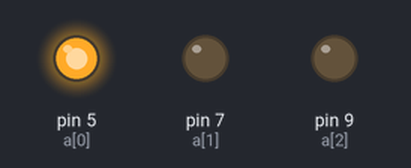
The sketch below on a simulated Arduino Uno, built with avr-gcc and run on an emulated ATmega328P. Parts: output pins drawn as LEDs (lit = HIGH).

Above: at 0.06 s.
At 1.5 s:
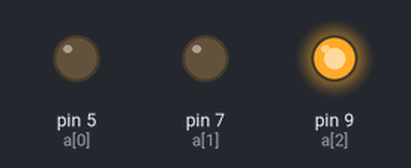
At 2.75 s:
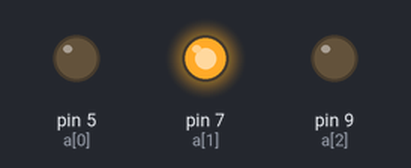
Timing chart, 0 to 3.0 s (numbered marks = the images above):
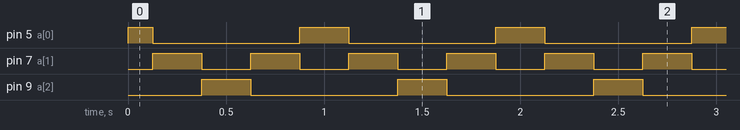

Measured:
- by itself, pin 5 (a[0]): repeats every 1.0 s: LOW 0.75 s, HIGH 0.25 s
- by itself, pin 7 (a[1]): alternates HIGH for 0.25 s and LOW for 0.25 s
- by itself, pin 9 (a[2]): alternates HIGH for 0.25 s and LOW for 0.75 s

The sketch:

LED_bargraph2.ino
```cpp
int a[3]={5,7,9};
int count=0;
int delta=1;
void setup() {
  // put your setup code here, to run once:
  for(int i=0;i<3;i++)
  {
    pinMode(a[i],OUTPUT);
    digitalWrite(a[i],LOW);
  }


}

void loop() {
  // put your main code here, to run repeatedly:

  if(count==-1)
  {
      delta=1;
      count=0;
  }
  else if(count==3)
  {
      delta=-1;
      count=2;
  }


    digitalWrite(a[count],HIGH);
    digitalWrite(a[count-delta],LOW);
    if(count==0||count==2)
      delay(125);
    else
      delay(250);
    count=count+delta;

}
```
